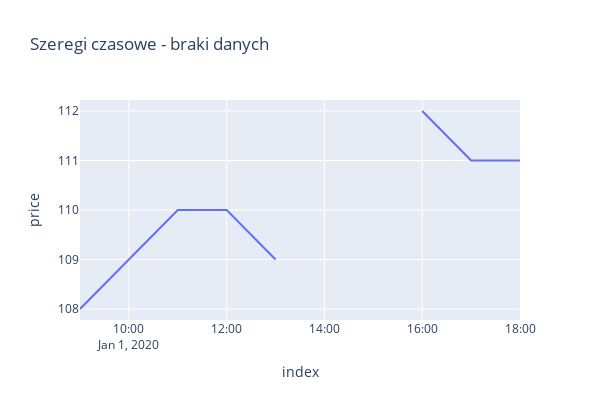

Notebook code for this chart:
### Code cell
px.line(df_plotly, 'index', 'price', width=600,height=400,
        title = "Szeregi czasowe - braki danych")

### Figure 1 — Plotly figure (JSON) as saved in the notebook; plotly's stock layout.template omitted (floating-point values rounded to 4 significant figures)
{"data": [{"hovertemplate": "index=%{x}<br>price=%{y}<extra></extra>", "legendgroup": "", "line": {"color": "#636efa", "dash": "solid"}, "marker": {"symbol": "circle"}, "mode": "lines", "name": "", "orientation": "v", "showlegend": false, "type": "scatter", "x": ["2020-01-01T09:00:00", "2020-01-01T10:00:00", "2020-01-01T11:00:00", "2020-01-01T12:00:00", "2020-01-01T13:00:00", "2020-01-01T14:00:00", "2020-01-01T15:00:00", "2020-01-01T16:00:00", "2020-01-01T17:00:00", "2020-01-01T18:00:00"], "xaxis": "x", "y": [108, 109, 110, 110, 109, null, null, 112, 111, 111], "yaxis": "y"}], "layout": {"height": 400, "legend": {"tracegroupgap": 0}, "title": {"text": "Szeregi czasowe - braki danych"}, "width": 600, "xaxis": {"anchor": "y", "domain": [0, 1], "title": {"text": "index"}}, "yaxis": {"anchor": "x", "domain": [0, 1], "title": {"text": "price"}}}}
